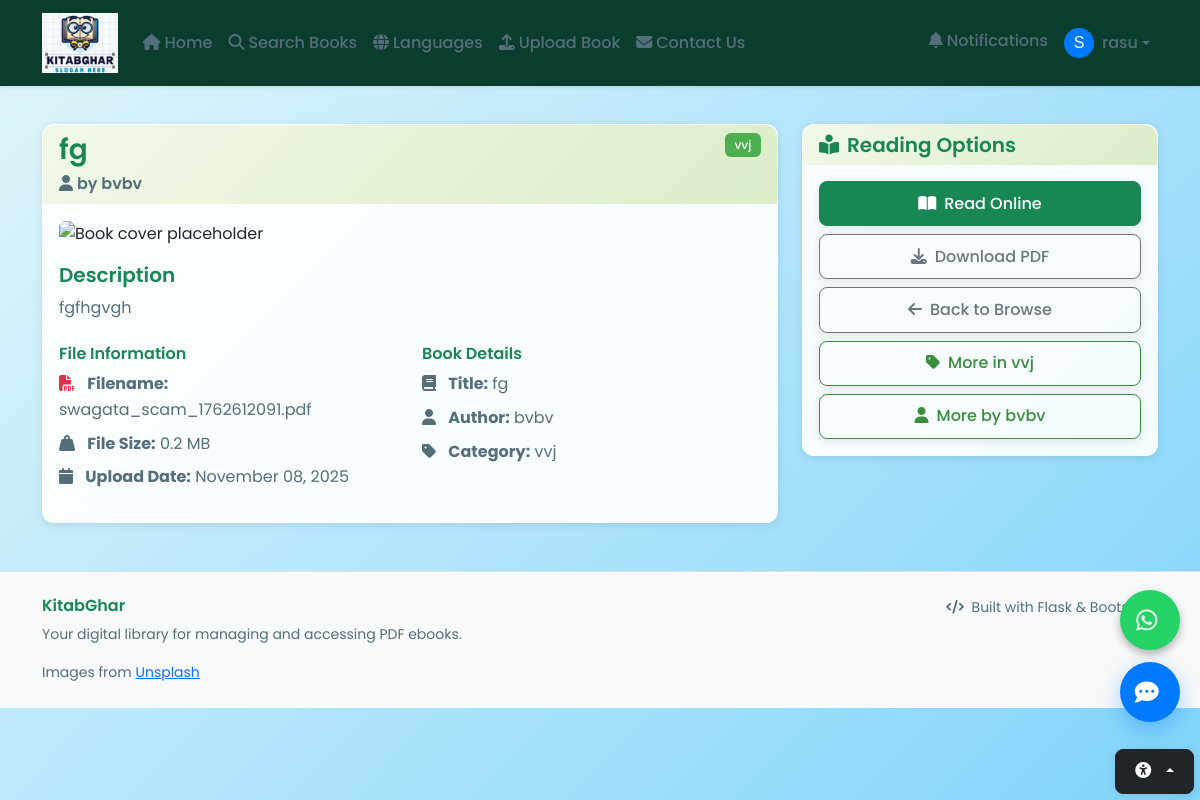
The app's page /book/1 (signed in) with its own data.
### models.py (models this page shows, shortened)
class User(UserMixin, db.Model):
    id = db.Column(db.Integer, primary_key=True)
    username = db.Column(db.String(80), unique=True, nullable=False, index=True)
    email = db.Column(db.String(120), unique=True, nullable=False, index=True)
    password_hash = db.Column(db.String(256), nullable=False)
    role = db.Column(db.String(20), nullable=False, default='user')  # admin, user
    first_name = db.Column(db.String(50), nullable=True)
    last_name = db.Column(db.String(50), nullable=True)
    profile_image = db.Column(db.String(255), nullable=True)  # New field for profile image filename
    created_date = db.Column(db.DateTime, default=datetime.utcnow)
    last_login = db.Column(db.DateTime, nullable=True)
    is_active = db.Column(db.Boolean, default=True)
    uploaded_books = db.relationship('Ebook', backref='uploader', lazy=True, foreign_keys='Ebook.uploaded_by')
    def is_admin(self):
        return self.role == 'admin'

class Ebook(db.Model):
    id = db.Column(db.Integer, primary_key=True)
    title = db.Column(db.String(200), nullable=False, index=True)
    author = db.Column(db.String(200), nullable=True, index=True)
    category = db.Column(db.String(100), nullable=True, index=True)
    language = db.Column(db.String(50), nullable=True, index=True)
    file_path = db.Column(db.String(500), nullable=False)
    filename = db.Column(db.String(255), nullable=False)
    cover = db.Column(db.String(255), nullable=True)  # Cover image filename
    file_size = db.Column(db.Integer, nullable=True)  # Size in bytes
    upload_date = db.Column(db.DateTime, default=datetime.utcnow, nullable=False)
    description = db.Column(db.Text, nullable=True)
    uploaded_by = db.Column(db.Integer, db.ForeignKey('user.id'), nullable=True)  # Who uploaded this book
    status = db.Column(db.String(20), nullable=False, default='approved')  # pending, approved, rejected
    def get_file_size_mb(self):
        if self.file_size:
            return f"{self.file_size / (1024*1024):.1f} MB"
        return "Unknown"
    def get_upload_date_formatted(self):
        return self.upload_date.strftime("%B %d, %Y")

### routes.py (the view)
@app.route('/book/<int:id>')
@login_required
def book_detail(id):
    if not current_user.is_authenticated:
        flash('Please log in to view book details.', 'error')
        return redirect(url_for('auth.login'))
    book = Ebook.query.get_or_404(id)
    if not can_view_book(book):
        flash('This book is waiting for admin approval.', 'warning')
        return redirect(url_for('home'))
    return render_template('book_detail.html', book=book)

### templates/book_detail.html (shortened to what this page needs)
{% extends "base.html" %}
{% block content %}
<div class="row">
    <div class="col-lg-8">
        <div class="card" itemscope itemtype="https://schema.org/Book">
            <div class="card-header bg-transparent border-bottom">
                <div class="d-flex justify-content-between align-items-start">
                    <div>
                        <h3 class="text-success mb-1" itemprop="name">{{ book.title }}</h3>
                        {% if book.author %}
                        <p class="text-muted mb-0">
                            <i class="fas fa-user me-1"></i>by <span itemprop="author">{{ book.author }}</span>
                        </p>
                        {% endif %}
                    </div>
                    {% if book.category %}
                    <span class="badge bg-secondary">{{ book.category }}</span>
                    {% endif %}
                </div>
            </div>
            <div class="card-body">
                <div class="mb-3">
                    <img
                      src="https://images.unsplash.com/photo-1524995997946-a1c2e315a42f?w=1200&q=70&auto=format&fit=crop"
                      alt="Book cover placeholder"
                      class="img-fluid rounded"
                      loading="lazy">
                </div>
                {% if book.description %}
                <div class="mb-4">
                    <h5 class="text-success">Description</h5>
                    <p class="text-muted" itemprop="description">{{ book.description }}</p>
                </div>
                {% endif %}
                <div class="row">
                    <div class="col-md-6">
                        <h6 class="text-success">File Information</h6>
                        <ul class="list-unstyled text-muted">
                            <li class="mb-2">
                                <i class="fas fa-file-pdf text-danger me-2"></i>
                                <strong>Filename:</strong> {{ book.filename }}
                            </li>
                            <li class="mb-2">
                                <i class="fas fa-weight-hanging me-2"></i>
                                <strong>File Size:</strong> {{ book.get_file_size_mb() }}
                            </li>
                            <li class="mb-2">
                                <i class="fas fa-calendar me-2"></i>
                                <strong>Upload Date:</strong> {{ book.get_upload_date_formatted() }}
                            </li>
                        </ul>
                    </div>
                    <div class="col-md-6">
                        <h6 class="text-success">Book Details</h6>
                        <ul class="list-unstyled text-muted">
                            <li class="mb-2">
                                <i class="fas fa-book me-2"></i>
                                <strong>Title:</strong> {{ book.title }}
                            </li>
                            {% if book.author %}
                            <li class="mb-2">
                                <i class="fas fa-user me-2"></i>
                                <strong>Author:</strong> {{ book.author }}
                            </li>
                            {% endif %}
                            {% if book.category %}
                            <li class="mb-2">
                                <i class="fas fa-tag me-2"></i>
                                <strong>Category:</strong> {{ book.category }}
                            </li>
                            {% endif %}
                        </ul>
                    </div>
                </div>
            </div>
        </div>
    </div>
    <div class="col-lg-4">
        <div class="card mb-4">
            <div class="card-header bg-transparent border-bottom">
                <h5 class="text-success mb-0">
                    <i class="fas fa-book-reader me-2"></i>Reading Options
                </h5>
            </div>
            <div class="card-body">
                <div class="d-grid gap-2">
                    {% if book.status == 'approved' or current_user.role == 'admin' %}
                    <a href="{{ url_for('read_book', id=book.id) }}" class="btn btn-success">
                        <i class="fas fa-book-open me-2"></i>Read Online
                    </a>
                    <a href="{{ url_for('download_book', id=book.id) }}" class="btn btn-outline-secondary">
                        <i class="fas fa-download me-2"></i>Download PDF
                    </a>
                    {% endif %}
                    <a href="{{ url_for('browse') }}" class="btn btn-outline-secondary">
                        <i class="fas fa-arrow-left me-2"></i>Back to Browse
                    </a>
                    {% if book.category %}
                    <a href="{{ url_for('browse', category=book.category) }}" class="btn btn-outline-info">
                        <i class="fas fa-tag me-2"></i>More in {{ book.category }}
                    </a>
                    {% endif %}
                    {% if book.author %}
                    <a href="{{ url_for('browse', search=book.author) }}" class="btn btn-outline-info">
                        <i class="fas fa-user me-2"></i>More by {{ book.author }}
                    </a>
                    {% endif %}
                </div>
            </div>
        </div>
    </div>
</div>
{% endblock %}

### templates/base.html (shortened to what this page needs)
<!DOCTYPE html>
<html lang="en" data-bs-theme="light">
<head>
    <link href="https://cdn.jsdelivr.net/npm/bootstrap@5.3.2/dist/css/bootstrap.min.css" rel="stylesheet">
    <link rel="stylesheet" href="https://cdnjs.cloudflare.com/ajax/libs/font-awesome/6.4.0/css/all.min.css">
    <link rel="stylesheet" href="{{ url_for('static', filename='css/custom.css') }}">
    <link rel="stylesheet" href="{{ url_for('static', filename='css/style.css') }}">
</head>
<body>
    <nav class="navbar navbar-expand-lg navbar-dark shadow-sm border-bottom sticky-top" role="navigation" aria-label="Main Navigation">
        <div class="container">
    <a class="navbar-brand" href="{{ url_for('home') }}">
        <img src="{{ url_for('static', filename='images/logo.png') }}" alt="KitabGhar Logo" style="height: 60px; object-fit: contain;">
    </a>
            <div class="collapse navbar-collapse justify-content-between" id="navbarNav">
                <ul class="navbar-nav">
                    <li class="nav-item">
                        <a class="nav-link {% if request.endpoint == 'home' %}active{% endif %}" href="{{ url_for('home') }}">
                            <i class="fas fa-home me-1"></i>Home
                        </a>
                    </li>
                    <li class="nav-item">
                        <a class="nav-link {% if request.endpoint == 'browse' %}active{% endif %}" href="{{ url_for('browse') }}">
                            <i class="fas fa-search me-1"></i>Search Books
                        </a>
                    </li>
                    <li class="nav-item">
                        <a class="nav-link {% if request.endpoint == 'languages' %}active{% endif %}" href="{{ url_for('languages') }}">
                            <i class="fas fa-globe me-1"></i>Languages
                        </a>
                    </li>
                    <li class="nav-item">
                        <a class="nav-link {% if request.endpoint == 'upload' %}active{% endif %}" href="{{ url_for('upload') }}">
                            <i class="fas fa-upload me-1"></i>Upload Book
                        </a>
                    </li>
                    <li class="nav-item">
                        <a class="nav-link {% if request.endpoint == 'contact' %}active{% endif %}" href="{{ url_for('contact') }}">
                            <i class="fas fa-envelope me-1"></i>Contact Us
                        </a>
                    </li>
                </ul>
                <ul class="navbar-nav ms-7">
                    {% if current_user.is_authenticated %}
                    <li class="nav-item">
                        <a class="nav-link" href="{{ url_for('notifications') }}">
                            <i class="fas fa-bell me-1"></i>Notifications
                            {% set unread_count = current_user.notifications|selectattr('is_read', 'equalto', False)|list|length %}
                        </a>
                    </li>
                    <li class="nav-item dropdown">
                        <a class="nav-link dropdown-toggle d-flex align-items-center" href="#" id="userDropdown" role="button" data-bs-toggle="dropdown" aria-expanded="false">
                            {% if current_user.profile_image %}
                            <img src="{{ url_for('static', filename='uploads/' + current_user.profile_image) }}" alt="Profile" class="rounded-circle me-2" style="width: 30px; height: 30px;" onerror="this.onerror=null;this.src='{{ url_for('static', filename='images/profile_placeholder.png') }}';">
                            {% else %}
                            <img alt="Profile" class="rounded-circle me-2" style="width: 30px; height: 30px;">
                            {% endif %}
                            {{ current_user.username }}
                        </a>
                    </li>
                    {% endif %}
                </ul>
            </div>
        </div>
    </nav>
    <div class="accessibility-toolbar">
        <div class="btn-group dropup">
            <button class="btn btn-dark dropdown-toggle" data-bs-toggle="dropdown" aria-expanded="false" aria-label="Accessibility settings">
                <i class="fas fa-universal-access"></i>
            </button>
        </div>
    </div>
    <main class="container my-4">
        {% block content %}{% endblock %}
    </main>
    <footer class="bg-light border-top mt-5 py-4">
        <div class="container">
            <div class="row">
                <div class="col-md-6">
                    <h6 class="text-success">KitabGhar</h6>
                    <p class="text-muted small">Your digital library for managing and accessing PDF ebooks.</p>
                    <p class="text-muted small mb-0">Images from <a href="https://unsplash.com" target="_blank" rel="noopener">Unsplash</a></p>
                </div>
                <div class="col-md-6 text-md-end">
                    <p class="text-muted small mb-0">
                        <i class="fas fa-code me-1"></i>
                        Built with Flask & Bootstrap
                    </p>
                </div>
            </div>
        </div>
    </footer>
    <button id="chat-toggle" type="button" aria-label="Open chat assistant" aria-expanded="false">
        <i class="fas fa-comment-dots" aria-hidden="true"></i>
    </button>
    <a href="https://wa.me/916294308707?text=Hello%20KitabGhar%2C%20I%20need%20help%20with%20the%20library."
       class="whatsapp-float"
       target="_blank"
       rel="noopener noreferrer"
       aria-label="Chat with us on WhatsApp"
       title="Chat with us on WhatsApp">
        <i class="fab fa-whatsapp"></i>
    </a>
</body>
</html>

### records on screen
User: username "rasu"
Ebook: title "fg", author "bvbv", category "vvj", description "fgfhgvgh", filename "swagata_scam_1762612091.pdf", get_file_size_mb "0.2 MB", get_upload_date_formatted "November 08, 2025"
